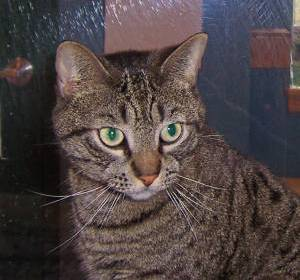
#> input picture CNN_redes_neuronales/cat.jpg, 300 x 280 px
$ jupyter execute 03.CNN_padding.ipynb
#> lines starting #> are read from the running program, lines starting #| are printed output that depends on the picture
[cell 1]
import cv2
import numpy as np
import matplotlib.pyplot as plt
from scipy.signal import convolve2d

[cell 2]
# Cargar imagen real en escala de grises
img = cv2.imread('cat.jpg', cv2.IMREAD_GRAYSCALE)
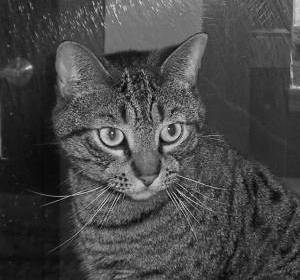
#> img: shape (280, 300); min 0, max 237, mean 71.4
img = cv2.resize(img, (128, 128))
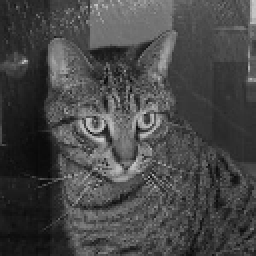
#> img: shape (128, 128) (shown 2 times larger); min 5, max 205, mean 71.2

[cell 3]
# Filtro detector de bordes verticales (Sobel)
kernel = np.array([
    [-1, 0, 1],
    [-2, 0, 2],
    [-1, 0, 1]
])

[cell 4]
# Convolución sin padding (valid)
convolved_valid = convolve2d(img, kernel, mode='valid')
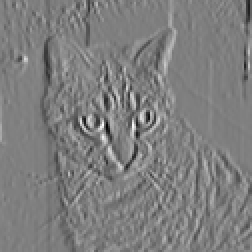
#> convolved_valid: shape (126, 126) int64 (shown 2 times larger); min -576, max 578, mean -2.6; drawn with min black and max white

[cell 5]
# Convolución con padding (same)
convolved_same = convolve2d(img, kernel, mode='same')
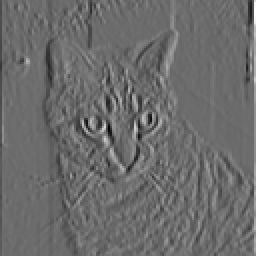
#> convolved_same: shape (128, 128) int64 (shown 2 times larger); min -576, max 782, mean -1.2; drawn with min black and max white

[cell 6]
# Visualización
plt.figure(figsize=(12, 4))

plt.subplot(1, 3, 1)
plt.title('Imagen Original')
plt.imshow(img, cmap='gray')
plt.axis('off')

plt.subplot(1, 3, 2)
plt.title('Sin Padding (Valid)')
plt.imshow(convolved_valid, cmap='gray')
plt.axis('off')

plt.subplot(1, 3, 3)
plt.title('Con Padding (Same)')
plt.imshow(convolved_same, cmap='gray')
plt.axis('off')

plt.tight_layout()
plt.show()

[cell 7]
import cv2
import numpy as np
import matplotlib.pyplot as plt
from scipy.signal import convolve2d
from skimage.measure import block_reduce

# Leer imagen real
img = cv2.imread('cat.jpg', cv2.IMREAD_GRAYSCALE)
img = cv2.resize(img, (128, 128))

# Filtro Sobel vertical
kernel = np.array([
    [-1, 0, 1],
    [-2, 0, 2],
    [-1, 0, 1]
])

# Convolución con padding SAME
convolved = convolve2d(img, kernel, mode='same')

# Aplicar MaxPooling 2x2
pooled = block_reduce(convolved, block_size=(2, 2), func=np.max)
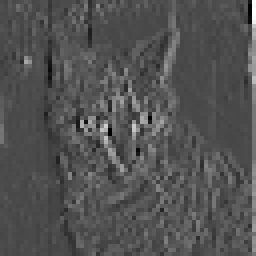
#> pooled: shape (64, 64) int64 (shown 4 times larger); min -309, max 782, mean 44.9; drawn with min black and max white

# Visualización
plt.figure(figsize=(12, 4))

plt.subplot(1, 3, 1)
plt.title('Imagen original')
plt.imshow(img, cmap='gray')
plt.axis('off')

plt.subplot(1, 3, 2)
plt.title('Después de convolución')
plt.imshow(convolved, cmap='gray')
plt.axis('off')

plt.subplot(1, 3, 3)
plt.title('Después de MaxPooling')
plt.imshow(pooled, cmap='gray')
plt.axis('off')

plt.tight_layout()
plt.show()
